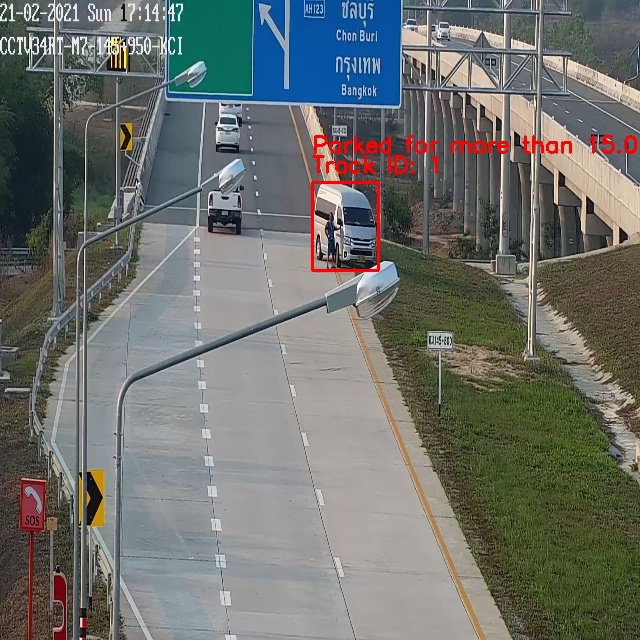
#> input picture assets/parked_vehicle_pic/cam_0_parked_vehicle_1.jpg, 640 x 640 px
$ python -i image_processing.py   (imports and definitions only)
#> lines starting #> are read from the running program, lines starting #| are printed output that depends on the picture; after the words box and inside, x2 and y2 are one past the last pixel; in counts of white or black regions, pixels touching at a corner belong together
#> further down, picture is the input picture: shape (640, 640, 3); mean B, G, R 108.3, 112.4, 109.8
import cv2
import base64
from typing import Union
import numpy as np

import logging
logger = logging.getLogger(__name__)

class ImageProcessor:
    """
    A class for processing image frames, including encoding, drawing bounding boxes and text,
    adjusting exposure, and reducing highlights.
    """

    def __init__(self) -> None:
        self.size: Union[tuple, None] = None
        self.sharped: Union[bool, None] = None
        self.exposure: Union[float, None] = None
        self.reduction_factor: Union[float, None] = None

    # [59 lines left out: functions encoding_img, plotting, adjust_exposure, not called in this run]

    def reduce_highlights(self, image, threshold_value=200, reduction_factor=0.75):
        """
        Reduce highlights in the image.

        Parameters:
        - image: Input image in BGR format.
        - threshold_value: Threshold value to determine highlights (0-255). Default is 200.
        - reduction_factor: Factor to reduce the intensity of highlights (0-1). Default is 0.5.

        Returns:
        - Image with reduced highlights.
        """
#> called with threshold_value = 200, reduction_factor = 0.75
        # Convert the image to HSV color space
        hsv = cv2.cvtColor(image, cv2.COLOR_BGR2HSV)
#> hsv: shape (640, 640, 3); mean H, S, V 64.3, 58.6, 122.2

        # Split the HSV channels
        h, s, v = cv2.split(hsv)
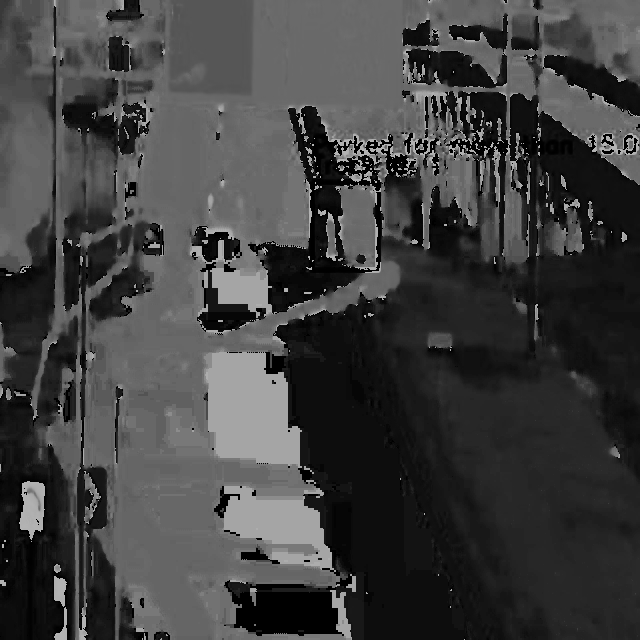
#> h: shape (640, 640); min 0, max 179, mean 64.3
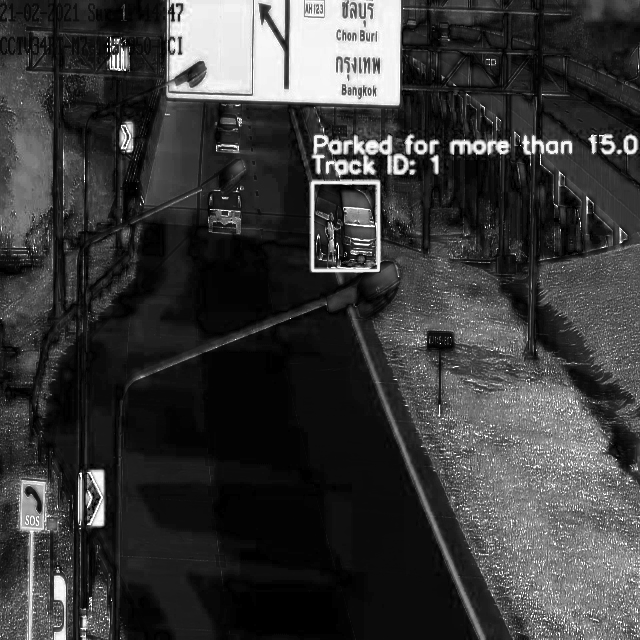
#> s: shape (640, 640); min 0, max 255, mean 58.6
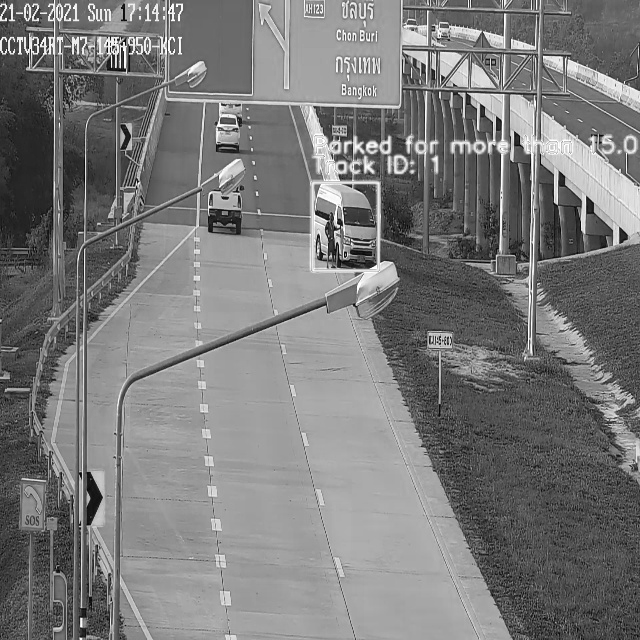
#> v: shape (640, 640); min 1, max 255, mean 122.2

        # Define the threshold for highlights
        threshold_value = 200  # Adjust this value as needed
        _, highlight_mask = cv2.threshold(v, threshold_value, 255, cv2.THRESH_BINARY)
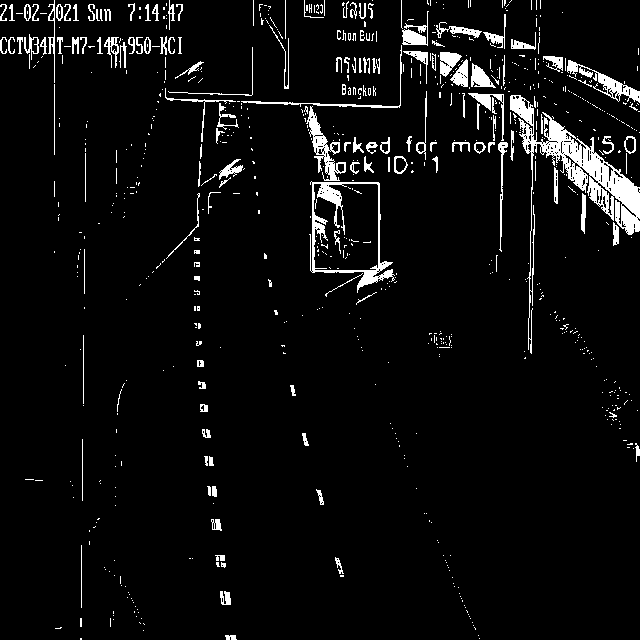
#> highlight_mask: shape (640, 640); 5.2% white; 790 white regions (640 under 20 px), largest, box (x1, y1, x2, y2) and area: (510, 95, 640, 354) 4992, (309, 181, 395, 293) 1764, (306, 106, 346, 181) 871

        # Reduce the intensity of the highlights
        v[highlight_mask > 0] = v[highlight_mask > 0] * reduction_factor
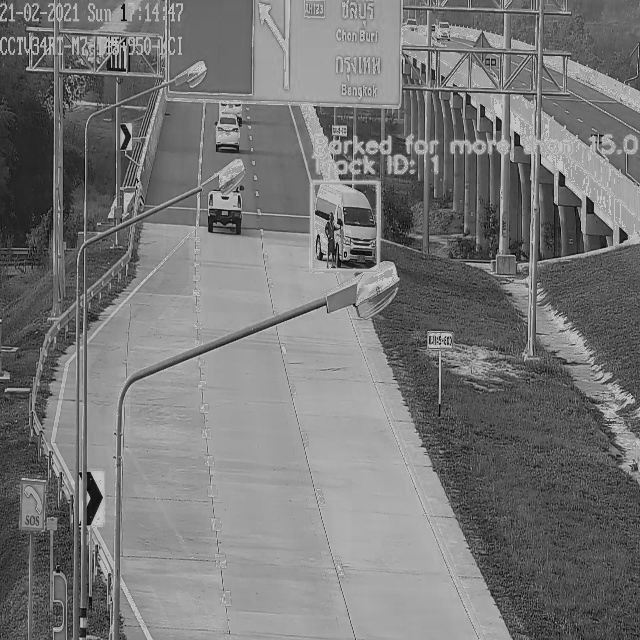
#> v: shape (640, 640); 5.24% of pixels changed, all inside (x1, y1, x2, y2) = (0, 0, 640, 640)

        # Merge the HSV channels back
        hsv_reduced_highlight = cv2.merge([h, s, v])
#> hsv_reduced_highlight: shape (640, 640, 3); mean H, S, V 64.3, 58.6, 119.2

        # Convert back to BGR color space
        return cv2.cvtColor(hsv_reduced_highlight, cv2.COLOR_HSV2BGR)
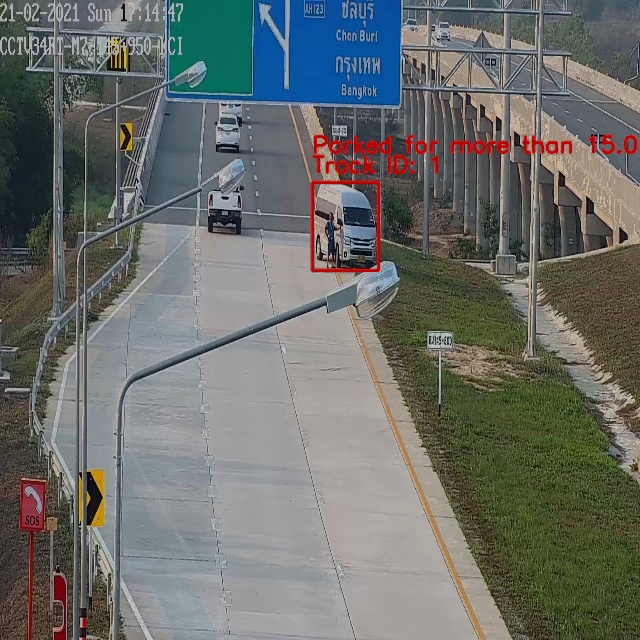
#> returned value: shape (640, 640, 3); mean B, G, R 105.7, 109.6, 106.7
    # [24 lines left out: function image_processing, not called in this run]

>>> import cv2
>>> picture = cv2.imread('../assets/parked_vehicle_pic/cam_0_parked_vehicle_1.jpg')
>>> result = ImageProcessor().reduce_highlights(picture)
